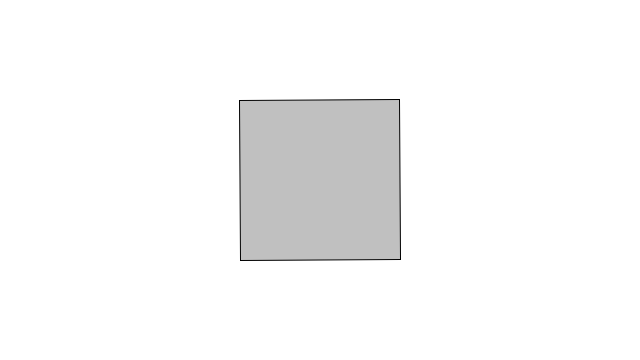
Frame 1 (no input)
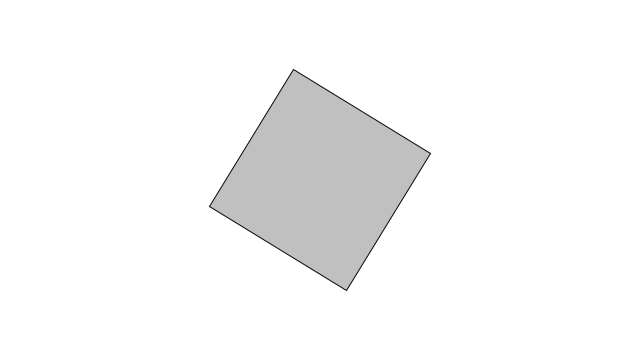
Frame 60 (the mouse pressed at the canvas centre just before this capture)
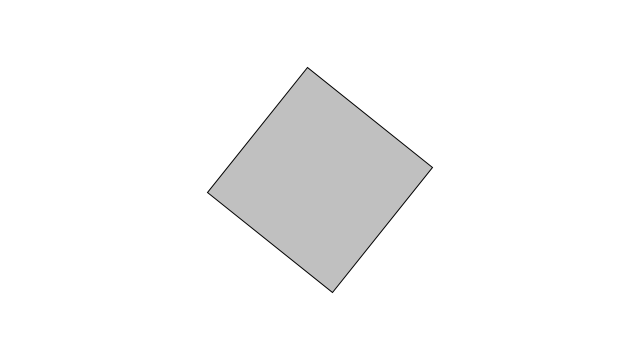
Frame 120 (the mouse held since frame 60 and released just before this capture)

The Processing sketch that drew these frames (run headless with seeded random() and noise(); from frame 60 on, the mouse is pressed at the canvas centre):

// Processing sketch: oscillation_angular_motion_mover
// ── oscillation_angular_motion_mover.pde
class Mover {
  float mass;
  float angle = 0;
  float angularVelocity = 0;
  float angularAcceleration = 0.001;
  
  Mover(float mass) {
    this.mass = mass;
  }
  
  void update() {
    angularAcceleration = map(mouseX, 0, width, -0.01, 0.01);
    angularVelocity += angularAcceleration;
    angle += angularVelocity;
  }
  
  void display() {
    stroke(0);
    fill(175, 200);
    rectMode(CENTER);
    pushMatrix(); // push and popMatrix are needed so that the rotation of this shape doesn't affect the rest of our world.
    translate(width / 2, height / 2); // set the origin at the shape's location
    rotate(angle);
    rect(0, 0, mass * 16, mass * 16);
    popMatrix();
  }
}

Mover mover = new Mover(10);

void setup() {
  size(640,360);
  background(255);
}

void draw() {
  background(255);
  mover.update();
  mover.display();
}
